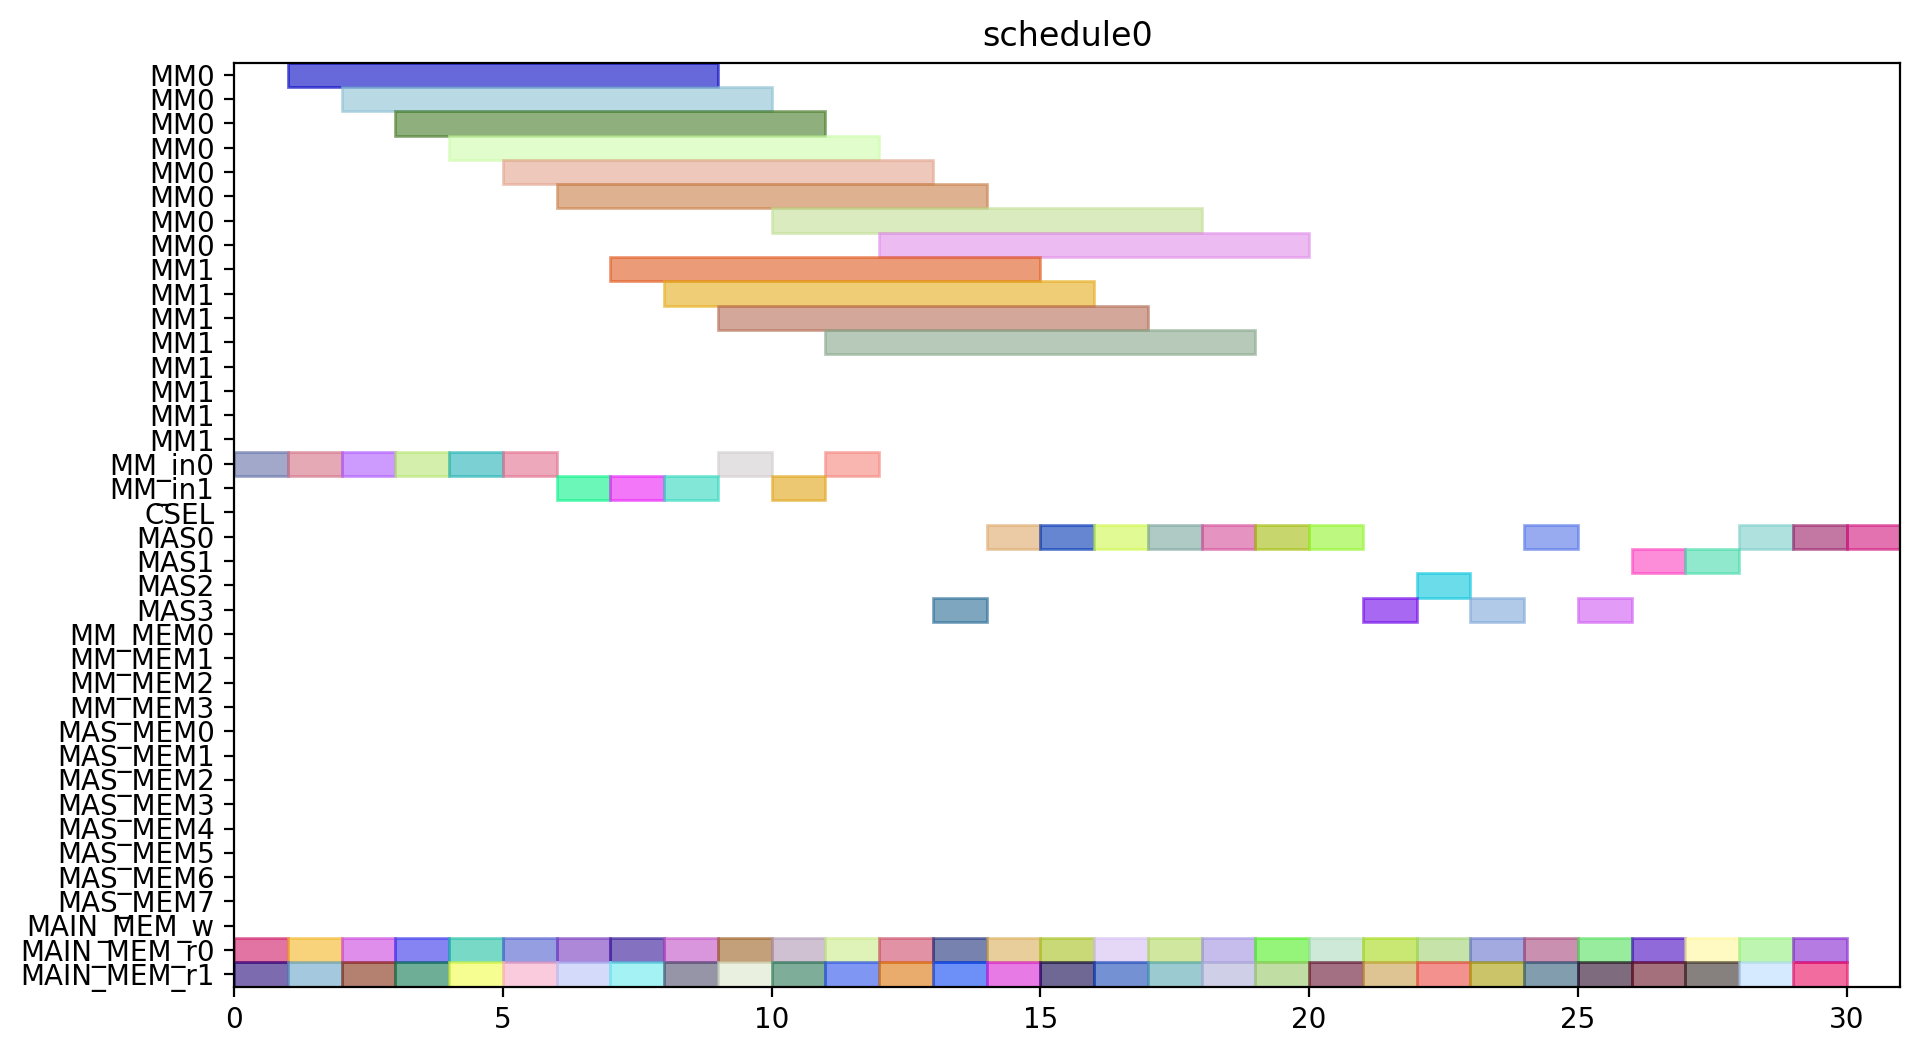

The Python source for this figure:
from pyschedule import Scenario, solvers, plotters, alt


def solve():
	horizon = 120
	S = Scenario("schedule0", horizon=horizon)

	# resource
	MM = S.Resources('MM', num=2, size=8)
	MM_in = S.Resources('MM_in', num=2)
	CSEL = S.Resource('CSEL')
	MAS = S.Resources('MAS', num=4, size=1, periods=range(1, horizon))
	MM_MEM = S.Resources('MM_MEM', num=4)
	MAS_MEM = S.Resources('MAS_MEM', num=8)
	MAIN_MEM_w = S.Resource('MAIN_MEM_w', size=1)
	MAIN_MEM_r = S.Resources('MAIN_MEM_r', num=2)

	# result of previous scheduling

	# new tasks
	T1_t0 = S.Task('T1_t0', length=1, delay_cost=1)
	T1_t0 += alt(MAS)
	T1_t0_mem0 = S.Task('T1_t0_mem0', length=1, delay_cost=1)
	T1_t0_mem0 += MAIN_MEM_r[0]
	S += T1_t0_mem0 <= T1_t0

	T1_t0_mem1 = S.Task('T1_t0_mem1', length=1, delay_cost=1)
	T1_t0_mem1 += MAIN_MEM_r[1]
	S += T1_t0_mem1 <= T1_t0

	T1_t1 = S.Task('T1_t1', length=1, delay_cost=1)
	T1_t1 += alt(MAS)
	T1_t1_mem0 = S.Task('T1_t1_mem0', length=1, delay_cost=1)
	T1_t1_mem0 += MAIN_MEM_r[0]
	S += T1_t1_mem0 <= T1_t1

	T1_t1_mem1 = S.Task('T1_t1_mem1', length=1, delay_cost=1)
	T1_t1_mem1 += MAIN_MEM_r[1]
	S += T1_t1_mem1 <= T1_t1

	T1_t3 = S.Task('T1_t3', length=8, delay_cost=1)
	T1_t3 += alt(MM)
	T1_t3_in = S.Task('T1_t3_in', length=1, delay_cost=1)
	T1_t3_in += alt(MM_in)
	S += T1_t3_in*MM_in[0]<=T1_t3*MM[0]
	S += T1_t3_in*MM_in[1]<=T1_t3*MM[1]
	T1_t3_mem0 = S.Task('T1_t3_mem0', length=1, delay_cost=1)
	T1_t3_mem0 += MAIN_MEM_r[0]
	S += T1_t3_mem0 <= T1_t3

	T1_t3_mem1 = S.Task('T1_t3_mem1', length=1, delay_cost=1)
	T1_t3_mem1 += MAIN_MEM_r[1]
	S += T1_t3_mem1 <= T1_t3

	T2_t0 = S.Task('T2_t0', length=8, delay_cost=1)
	T2_t0 += alt(MM)
	T2_t0_in = S.Task('T2_t0_in', length=1, delay_cost=1)
	T2_t0_in += alt(MM_in)
	S += T2_t0_in*MM_in[0]<=T2_t0*MM[0]
	S += T2_t0_in*MM_in[1]<=T2_t0*MM[1]
	T2_t0_mem0 = S.Task('T2_t0_mem0', length=1, delay_cost=1)
	T2_t0_mem0 += MAIN_MEM_r[0]
	S += T2_t0_mem0 <= T2_t0

	T2_t0_mem1 = S.Task('T2_t0_mem1', length=1, delay_cost=1)
	T2_t0_mem1 += MAIN_MEM_r[1]
	S += T2_t0_mem1 <= T2_t0

	T2_t1 = S.Task('T2_t1', length=8, delay_cost=1)
	T2_t1 += alt(MM)
	T2_t1_in = S.Task('T2_t1_in', length=1, delay_cost=1)
	T2_t1_in += alt(MM_in)
	S += T2_t1_in*MM_in[0]<=T2_t1*MM[0]
	S += T2_t1_in*MM_in[1]<=T2_t1*MM[1]
	T2_t1_mem0 = S.Task('T2_t1_mem0', length=1, delay_cost=1)
	T2_t1_mem0 += MAIN_MEM_r[0]
	S += T2_t1_mem0 <= T2_t1

	T2_t1_mem1 = S.Task('T2_t1_mem1', length=1, delay_cost=1)
	T2_t1_mem1 += MAIN_MEM_r[1]
	S += T2_t1_mem1 <= T2_t1

	T2_t2 = S.Task('T2_t2', length=1, delay_cost=1)
	T2_t2 += alt(MAS)
	T2_t2_mem0 = S.Task('T2_t2_mem0', length=1, delay_cost=1)
	T2_t2_mem0 += MAIN_MEM_r[0]
	S += T2_t2_mem0 <= T2_t2

	T2_t2_mem1 = S.Task('T2_t2_mem1', length=1, delay_cost=1)
	T2_t2_mem1 += MAIN_MEM_r[1]
	S += T2_t2_mem1 <= T2_t2

	T2_t3 = S.Task('T2_t3', length=1, delay_cost=1)
	T2_t3 += alt(MAS)
	T2_t3_mem0 = S.Task('T2_t3_mem0', length=1, delay_cost=1)
	T2_t3_mem0 += MAIN_MEM_r[0]
	S += T2_t3_mem0 <= T2_t3

	T2_t3_mem1 = S.Task('T2_t3_mem1', length=1, delay_cost=1)
	T2_t3_mem1 += MAIN_MEM_r[1]
	S += T2_t3_mem1 <= T2_t3

	T3_t0 = S.Task('T3_t0', length=8, delay_cost=1)
	T3_t0 += alt(MM)
	T3_t0_in = S.Task('T3_t0_in', length=1, delay_cost=1)
	T3_t0_in += alt(MM_in)
	S += T3_t0_in*MM_in[0]<=T3_t0*MM[0]
	S += T3_t0_in*MM_in[1]<=T3_t0*MM[1]
	T3_t0_mem0 = S.Task('T3_t0_mem0', length=1, delay_cost=1)
	T3_t0_mem0 += MAIN_MEM_r[0]
	S += T3_t0_mem0 <= T3_t0

	T3_t0_mem1 = S.Task('T3_t0_mem1', length=1, delay_cost=1)
	T3_t0_mem1 += MAIN_MEM_r[1]
	S += T3_t0_mem1 <= T3_t0

	T3_t1 = S.Task('T3_t1', length=8, delay_cost=1)
	T3_t1 += alt(MM)
	T3_t1_in = S.Task('T3_t1_in', length=1, delay_cost=1)
	T3_t1_in += alt(MM_in)
	S += T3_t1_in*MM_in[0]<=T3_t1*MM[0]
	S += T3_t1_in*MM_in[1]<=T3_t1*MM[1]
	T3_t1_mem0 = S.Task('T3_t1_mem0', length=1, delay_cost=1)
	T3_t1_mem0 += MAIN_MEM_r[0]
	S += T3_t1_mem0 <= T3_t1

	T3_t1_mem1 = S.Task('T3_t1_mem1', length=1, delay_cost=1)
	T3_t1_mem1 += MAIN_MEM_r[1]
	S += T3_t1_mem1 <= T3_t1

	T3_t2 = S.Task('T3_t2', length=1, delay_cost=1)
	T3_t2 += alt(MAS)
	T3_t2_mem0 = S.Task('T3_t2_mem0', length=1, delay_cost=1)
	T3_t2_mem0 += MAIN_MEM_r[0]
	S += T3_t2_mem0 <= T3_t2

	T3_t2_mem1 = S.Task('T3_t2_mem1', length=1, delay_cost=1)
	T3_t2_mem1 += MAIN_MEM_r[1]
	S += T3_t2_mem1 <= T3_t2

	T3_t3 = S.Task('T3_t3', length=1, delay_cost=1)
	T3_t3 += alt(MAS)
	T3_t3_mem0 = S.Task('T3_t3_mem0', length=1, delay_cost=1)
	T3_t3_mem0 += MAIN_MEM_r[0]
	S += T3_t3_mem0 <= T3_t3

	T3_t3_mem1 = S.Task('T3_t3_mem1', length=1, delay_cost=1)
	T3_t3_mem1 += MAIN_MEM_r[1]
	S += T3_t3_mem1 <= T3_t3

	T4_t0 = S.Task('T4_t0', length=8, delay_cost=1)
	T4_t0 += alt(MM)
	T4_t0_in = S.Task('T4_t0_in', length=1, delay_cost=1)
	T4_t0_in += alt(MM_in)
	S += T4_t0_in*MM_in[0]<=T4_t0*MM[0]
	S += T4_t0_in*MM_in[1]<=T4_t0*MM[1]
	T4_t0_mem0 = S.Task('T4_t0_mem0', length=1, delay_cost=1)
	T4_t0_mem0 += MAIN_MEM_r[0]
	S += T4_t0_mem0 <= T4_t0

	T4_t0_mem1 = S.Task('T4_t0_mem1', length=1, delay_cost=1)
	T4_t0_mem1 += MAIN_MEM_r[1]
	S += T4_t0_mem1 <= T4_t0

	T4_t1 = S.Task('T4_t1', length=8, delay_cost=1)
	T4_t1 += alt(MM)
	T4_t1_in = S.Task('T4_t1_in', length=1, delay_cost=1)
	T4_t1_in += alt(MM_in)
	S += T4_t1_in*MM_in[0]<=T4_t1*MM[0]
	S += T4_t1_in*MM_in[1]<=T4_t1*MM[1]
	T4_t1_mem0 = S.Task('T4_t1_mem0', length=1, delay_cost=1)
	T4_t1_mem0 += MAIN_MEM_r[0]
	S += T4_t1_mem0 <= T4_t1

	T4_t1_mem1 = S.Task('T4_t1_mem1', length=1, delay_cost=1)
	T4_t1_mem1 += MAIN_MEM_r[1]
	S += T4_t1_mem1 <= T4_t1

	T4_t2 = S.Task('T4_t2', length=1, delay_cost=1)
	T4_t2 += alt(MAS)
	T4_t2_mem0 = S.Task('T4_t2_mem0', length=1, delay_cost=1)
	T4_t2_mem0 += MAIN_MEM_r[0]
	S += T4_t2_mem0 <= T4_t2

	T4_t2_mem1 = S.Task('T4_t2_mem1', length=1, delay_cost=1)
	T4_t2_mem1 += MAIN_MEM_r[1]
	S += T4_t2_mem1 <= T4_t2

	T4_t3 = S.Task('T4_t3', length=1, delay_cost=1)
	T4_t3 += alt(MAS)
	T4_t3_mem0 = S.Task('T4_t3_mem0', length=1, delay_cost=1)
	T4_t3_mem0 += MAIN_MEM_r[0]
	S += T4_t3_mem0 <= T4_t3

	T4_t3_mem1 = S.Task('T4_t3_mem1', length=1, delay_cost=1)
	T4_t3_mem1 += MAIN_MEM_r[1]
	S += T4_t3_mem1 <= T4_t3

	T5_t0 = S.Task('T5_t0', length=1, delay_cost=1)
	T5_t0 += alt(MAS)
	T5_t0_mem0 = S.Task('T5_t0_mem0', length=1, delay_cost=1)
	T5_t0_mem0 += MAIN_MEM_r[0]
	S += T5_t0_mem0 <= T5_t0

	T5_t0_mem1 = S.Task('T5_t0_mem1', length=1, delay_cost=1)
	T5_t0_mem1 += MAIN_MEM_r[1]
	S += T5_t0_mem1 <= T5_t0

	T5_t1 = S.Task('T5_t1', length=1, delay_cost=1)
	T5_t1 += alt(MAS)
	T5_t1_mem0 = S.Task('T5_t1_mem0', length=1, delay_cost=1)
	T5_t1_mem0 += MAIN_MEM_r[0]
	S += T5_t1_mem0 <= T5_t1

	T5_t1_mem1 = S.Task('T5_t1_mem1', length=1, delay_cost=1)
	T5_t1_mem1 += MAIN_MEM_r[1]
	S += T5_t1_mem1 <= T5_t1

	T5_t3 = S.Task('T5_t3', length=8, delay_cost=1)
	T5_t3 += alt(MM)
	T5_t3_in = S.Task('T5_t3_in', length=1, delay_cost=1)
	T5_t3_in += alt(MM_in)
	S += T5_t3_in*MM_in[0]<=T5_t3*MM[0]
	S += T5_t3_in*MM_in[1]<=T5_t3*MM[1]
	T5_t3_mem0 = S.Task('T5_t3_mem0', length=1, delay_cost=1)
	T5_t3_mem0 += MAIN_MEM_r[0]
	S += T5_t3_mem0 <= T5_t3

	T5_t3_mem1 = S.Task('T5_t3_mem1', length=1, delay_cost=1)
	T5_t3_mem1 += MAIN_MEM_r[1]
	S += T5_t3_mem1 <= T5_t3

	T6_t0 = S.Task('T6_t0', length=8, delay_cost=1)
	T6_t0 += alt(MM)
	T6_t0_in = S.Task('T6_t0_in', length=1, delay_cost=1)
	T6_t0_in += alt(MM_in)
	S += T6_t0_in*MM_in[0]<=T6_t0*MM[0]
	S += T6_t0_in*MM_in[1]<=T6_t0*MM[1]
	T6_t0_mem0 = S.Task('T6_t0_mem0', length=1, delay_cost=1)
	T6_t0_mem0 += MAIN_MEM_r[0]
	S += T6_t0_mem0 <= T6_t0

	T6_t0_mem1 = S.Task('T6_t0_mem1', length=1, delay_cost=1)
	T6_t0_mem1 += MAIN_MEM_r[1]
	S += T6_t0_mem1 <= T6_t0

	T6_t1 = S.Task('T6_t1', length=8, delay_cost=1)
	T6_t1 += alt(MM)
	T6_t1_in = S.Task('T6_t1_in', length=1, delay_cost=1)
	T6_t1_in += alt(MM_in)
	S += T6_t1_in*MM_in[0]<=T6_t1*MM[0]
	S += T6_t1_in*MM_in[1]<=T6_t1*MM[1]
	T6_t1_mem0 = S.Task('T6_t1_mem0', length=1, delay_cost=1)
	T6_t1_mem0 += MAIN_MEM_r[0]
	S += T6_t1_mem0 <= T6_t1

	T6_t1_mem1 = S.Task('T6_t1_mem1', length=1, delay_cost=1)
	T6_t1_mem1 += MAIN_MEM_r[1]
	S += T6_t1_mem1 <= T6_t1

	T6_t2 = S.Task('T6_t2', length=1, delay_cost=1)
	T6_t2 += alt(MAS)
	T6_t2_mem0 = S.Task('T6_t2_mem0', length=1, delay_cost=1)
	T6_t2_mem0 += MAIN_MEM_r[0]
	S += T6_t2_mem0 <= T6_t2

	T6_t2_mem1 = S.Task('T6_t2_mem1', length=1, delay_cost=1)
	T6_t2_mem1 += MAIN_MEM_r[1]
	S += T6_t2_mem1 <= T6_t2

	T6_t3 = S.Task('T6_t3', length=1, delay_cost=1)
	T6_t3 += alt(MAS)
	T6_t3_mem0 = S.Task('T6_t3_mem0', length=1, delay_cost=1)
	T6_t3_mem0 += MAIN_MEM_r[0]
	S += T6_t3_mem0 <= T6_t3

	T6_t3_mem1 = S.Task('T6_t3_mem1', length=1, delay_cost=1)
	T6_t3_mem1 += MAIN_MEM_r[1]
	S += T6_t3_mem1 <= T6_t3

	T7_t0 = S.Task('T7_t0', length=8, delay_cost=1)
	T7_t0 += alt(MM)
	T7_t0_in = S.Task('T7_t0_in', length=1, delay_cost=1)
	T7_t0_in += alt(MM_in)
	S += T7_t0_in*MM_in[0]<=T7_t0*MM[0]
	S += T7_t0_in*MM_in[1]<=T7_t0*MM[1]
	T7_t0_mem0 = S.Task('T7_t0_mem0', length=1, delay_cost=1)
	T7_t0_mem0 += MAIN_MEM_r[0]
	S += T7_t0_mem0 <= T7_t0

	T7_t0_mem1 = S.Task('T7_t0_mem1', length=1, delay_cost=1)
	T7_t0_mem1 += MAIN_MEM_r[1]
	S += T7_t0_mem1 <= T7_t0

	T7_t1 = S.Task('T7_t1', length=8, delay_cost=1)
	T7_t1 += alt(MM)
	T7_t1_in = S.Task('T7_t1_in', length=1, delay_cost=1)
	T7_t1_in += alt(MM_in)
	S += T7_t1_in*MM_in[0]<=T7_t1*MM[0]
	S += T7_t1_in*MM_in[1]<=T7_t1*MM[1]
	T7_t1_mem0 = S.Task('T7_t1_mem0', length=1, delay_cost=1)
	T7_t1_mem0 += MAIN_MEM_r[0]
	S += T7_t1_mem0 <= T7_t1

	T7_t1_mem1 = S.Task('T7_t1_mem1', length=1, delay_cost=1)
	T7_t1_mem1 += MAIN_MEM_r[1]
	S += T7_t1_mem1 <= T7_t1

	T7_t2 = S.Task('T7_t2', length=1, delay_cost=1)
	T7_t2 += alt(MAS)
	T7_t2_mem0 = S.Task('T7_t2_mem0', length=1, delay_cost=1)
	T7_t2_mem0 += MAIN_MEM_r[0]
	S += T7_t2_mem0 <= T7_t2

	T7_t2_mem1 = S.Task('T7_t2_mem1', length=1, delay_cost=1)
	T7_t2_mem1 += MAIN_MEM_r[1]
	S += T7_t2_mem1 <= T7_t2

	T7_t3 = S.Task('T7_t3', length=1, delay_cost=1)
	T7_t3 += alt(MAS)
	T7_t3_mem0 = S.Task('T7_t3_mem0', length=1, delay_cost=1)
	T7_t3_mem0 += MAIN_MEM_r[0]
	S += T7_t3_mem0 <= T7_t3

	T7_t3_mem1 = S.Task('T7_t3_mem1', length=1, delay_cost=1)
	T7_t3_mem1 += MAIN_MEM_r[1]
	S += T7_t3_mem1 <= T7_t3

	T8_t2 = S.Task('T8_t2', length=1, delay_cost=1)
	T8_t2 += alt(MAS)
	T8_t2_mem0 = S.Task('T8_t2_mem0', length=1, delay_cost=1)
	T8_t2_mem0 += MAIN_MEM_r[0]
	S += T8_t2_mem0 <= T8_t2

	T8_t2_mem1 = S.Task('T8_t2_mem1', length=1, delay_cost=1)
	T8_t2_mem1 += MAIN_MEM_r[1]
	S += T8_t2_mem1 <= T8_t2

	T9_t2 = S.Task('T9_t2', length=1, delay_cost=1)
	T9_t2 += alt(MAS)
	T9_t2_mem0 = S.Task('T9_t2_mem0', length=1, delay_cost=1)
	T9_t2_mem0 += MAIN_MEM_r[0]
	S += T9_t2_mem0 <= T9_t2

	T9_t2_mem1 = S.Task('T9_t2_mem1', length=1, delay_cost=1)
	T9_t2_mem1 += MAIN_MEM_r[1]
	S += T9_t2_mem1 <= T9_t2

	T10_t2 = S.Task('T10_t2', length=1, delay_cost=1)
	T10_t2 += alt(MAS)
	T10_t2_mem0 = S.Task('T10_t2_mem0', length=1, delay_cost=1)
	T10_t2_mem0 += MAIN_MEM_r[0]
	S += T10_t2_mem0 <= T10_t2

	T10_t2_mem1 = S.Task('T10_t2_mem1', length=1, delay_cost=1)
	T10_t2_mem1 += MAIN_MEM_r[1]
	S += T10_t2_mem1 <= T10_t2

	T11_t2 = S.Task('T11_t2', length=1, delay_cost=1)
	T11_t2 += alt(MAS)
	T11_t2_mem0 = S.Task('T11_t2_mem0', length=1, delay_cost=1)
	T11_t2_mem0 += MAIN_MEM_r[0]
	S += T11_t2_mem0 <= T11_t2

	T11_t2_mem1 = S.Task('T11_t2_mem1', length=1, delay_cost=1)
	T11_t2_mem1 += MAIN_MEM_r[1]
	S += T11_t2_mem1 <= T11_t2

	solvers.mip.solve(S,msg=1,kind='CPLEX',ratio_gap=1.01)

	solution = [['hoge']*len(S.solution()[1]) for i in range(len(S.solution()))]
	for i in range(len(S.solution())):
		for j in range(len(S.solution()[i])):
			solution[i][j]=str(S.solution()[i][j])
	print(solution)

	cycles = int(solution[-1][3])

	pic_file_name = "/home/mfukuda/ABE/multiRAM_multiMAS_16mux/scheduling_result/stage8MM2_stage1MAS4/EP2_LADDERMUL/schedule0.png"
	if(S.solution() != []):
		plotters.matplotlib.plot(S,img_filename=pic_file_name, show_task_labels=False, fig_size=(cycles*0.25+3, 6))

	return solution
